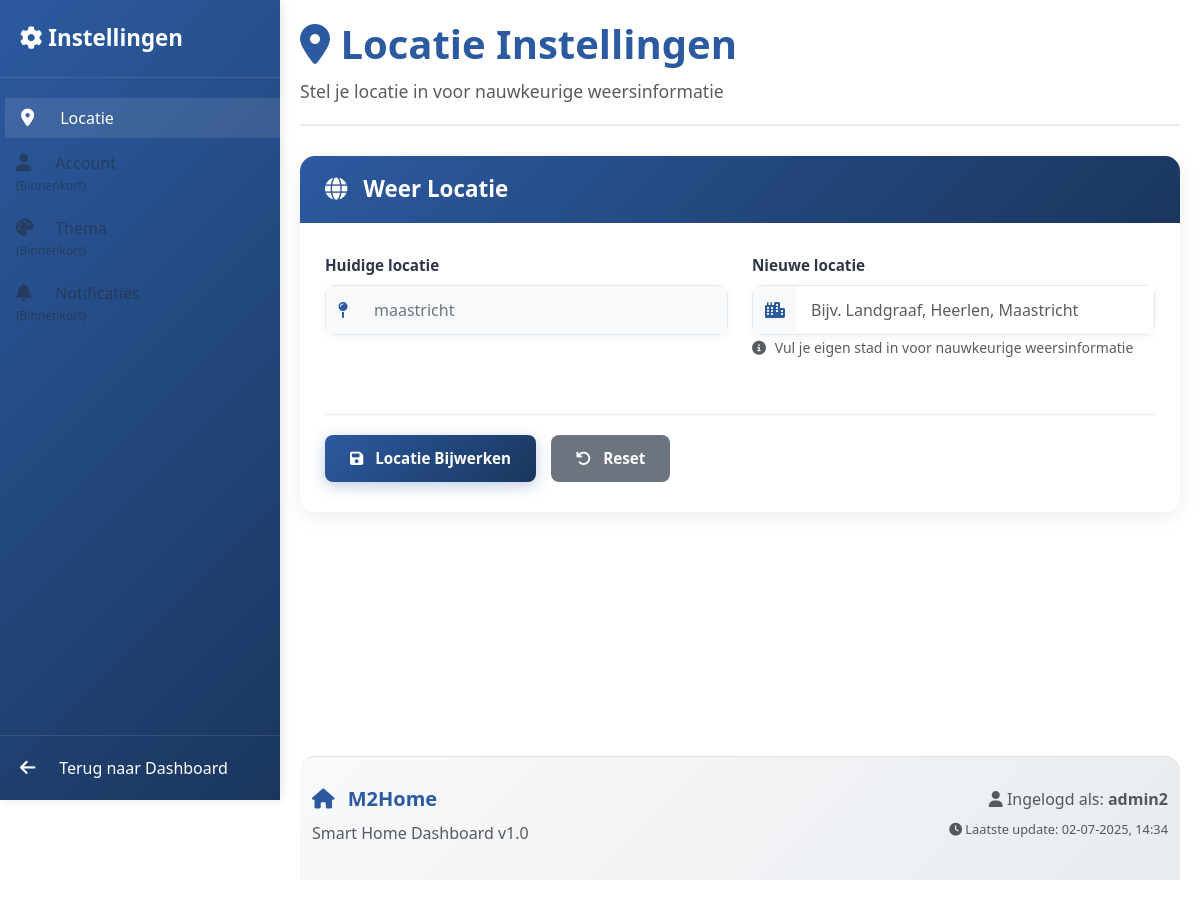
Before: /settings (signed in) with the older database file.
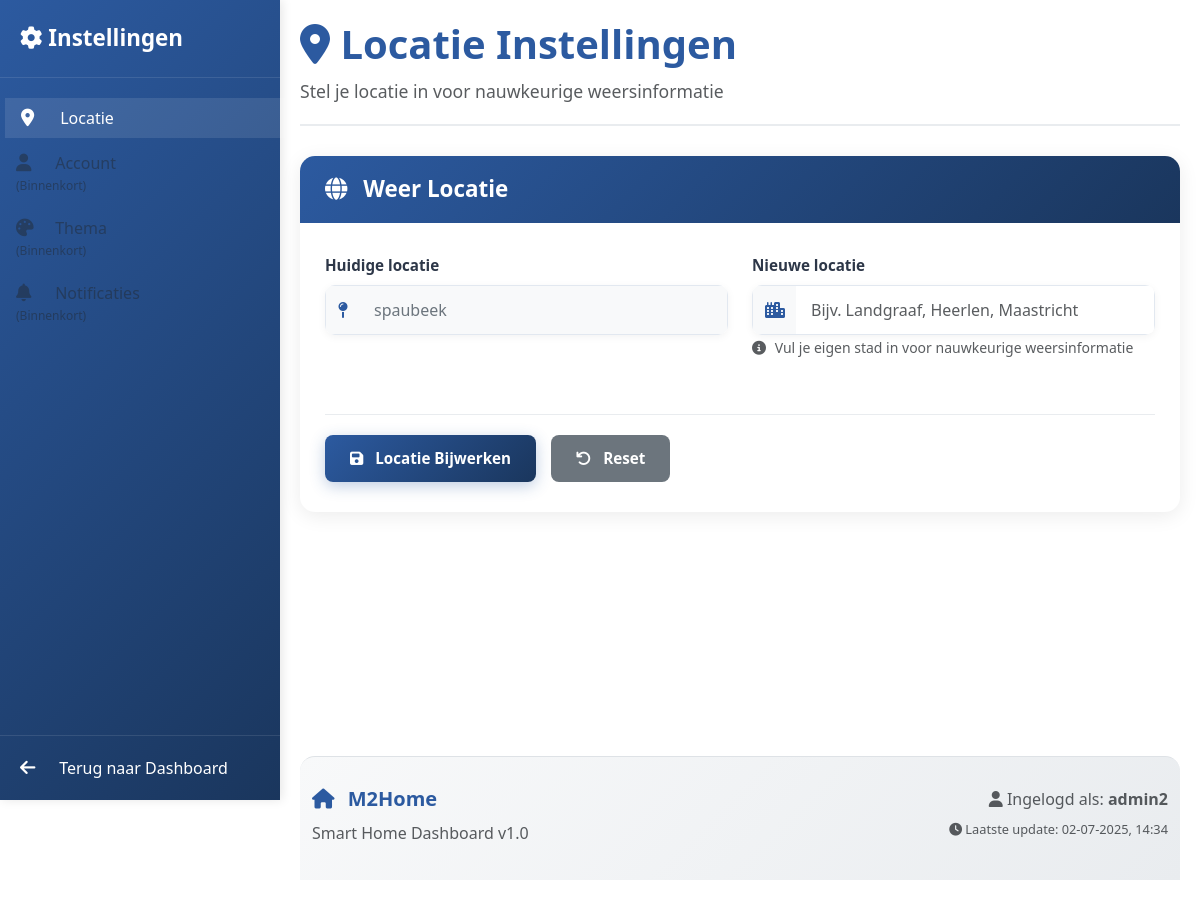
After: the same page with the newer database file.
### website/models.py (models this page shows, shortened)
class User(db.Model, UserMixin):
    id = db.Column(db.Integer, primary_key=True)
    username = db.Column(db.String(150), unique=True, nullable=False)
    email = db.Column(db.String(150), unique=True, nullable=False)
    password = db.Column(db.String(150), nullable=False)
    city = db.Column(db.String(100), nullable=True)  # Gebruiker kan eigen stad instellen
    latitude = db.Column(db.Float, nullable=True)
    longitude = db.Column(db.Float, nullable=True)

### website/auth.py (the view, shortened to what this page needs)
@auth.route('/settings', methods=['GET', 'POST'])
@login_required
def settings():
    return render_template('settings.html')

### website/__init__.py (called while the page is built)
def create_app():
    app = Flask(__name__)
    app.config['SECRET_KEY'] = 'your_secret_key'
    app.config['SQLALCHEMY_DATABASE_URI'] = f'sqlite:///{DB_NAME}'
    db.init_app(app)
    from .views import views
    from .auth import auth
    app.register_blueprint(views, url_prefix='/')
    app.register_blueprint(auth, url_prefix='/')
    from .models import User
    login_manager = LoginManager()
    login_manager.login_view = 'auth.login'
    login_manager.init_app(app)
    @login_manager.user_loader
    def load_user(id):
        return User.query.get(int(id))
    create_database(app)
    return app

### website/templates/settings.html (shortened to what this page needs)
<!DOCTYPE html>
<html lang="nl">
<head>
    <link rel="stylesheet" href="{{ url_for('static', filename='dashboard.css') }}">
    <link rel="stylesheet" href="{{ url_for('static', filename='settings.css') }}">
    <link href="https://cdn.jsdelivr.net/npm/bootstrap@5.3.0/dist/css/bootstrap.min.css" rel="stylesheet">
    <link href="https://cdnjs.cloudflare.com/ajax/libs/font-awesome/6.4.0/css/all.min.css" rel="stylesheet">
</head>
<body>
    <div class="sidebar d-flex flex-column">
        <div class="sidebar-header">
            <h3><i class="fas fa-cog"></i> Instellingen</h3>
        </div>
        <nav class="sidebar-nav flex-grow-1">
            <ul class="nav flex-column">
                <li class="nav-item">
                    <a class="nav-link active" href="#locatie" data-setting="locatie">
                        <i class="fas fa-map-marker-alt"></i>
                        Locatie
                    </a>
                </li>
                <li class="nav-item">
                    <a class="nav-link disabled" href="#account" data-setting="account">
                        <i class="fas fa-user"></i>
                        Account
                        <small class="text-muted">(Binnenkort)</small>
                    </a>
                </li>
                <li class="nav-item">
                    <a class="nav-link disabled" href="#thema" data-setting="thema">
                        <i class="fas fa-palette"></i>
                        <small class="text-muted">(Binnenkort)</small>
                    </a>
                </li>
                <li class="nav-item">
                    <a class="nav-link disabled" href="#notificaties" data-setting="notificaties">
                        <i class="fas fa-bell"></i>
                        <small class="text-muted">(Binnenkort)</small>
                    </a>
                </li>
            </ul>
        </nav>
        <div class="sidebar-footer">
            <a class="nav-link" href="{{ url_for('views.home') }}">
                <i class="fas fa-arrow-left"></i>
                Terug naar Dashboard
            </a>
        </div>
    </div>
    <div class="main-content">
        <div class="settings-header">
            <h1><i class="fas fa-map-marker-alt"></i> Locatie Instellingen</h1>
            <p class="text-muted">Stel je locatie in voor nauwkeurige weersinformatie</p>
        </div>
        <div class="settings-content">
            <div id="locatie-section" class="settings-card">
                <div class="card-header">
                    <h3><i class="fas fa-globe"></i> Weer Locatie</h3>
                </div>
                <div class="card-body">
                    <form method="post" class="settings-form">
                        <div class="row">
                            <div class="col-md-6">
                                <div class="form-group">
                                    <label for="current-location">Huidige locatie</label>
                                    <div class="input-group">
                                        <span class="input-group-text"><i class="fas fa-map-pin"></i></span>
                                        <input type="text" id="current-location" class="form-control"
                                               value="{% if current_user.city %}{{ current_user.city }}{% else %}Automatisch gedetecteerd{% endif %}"
                                               readonly>
                                    </div>
                                </div>
                            </div>
                            <div class="col-md-6">
                                <div class="form-group">
                                    <label for="city">Nieuwe locatie</label>
                                    <div class="input-group">
                                        <span class="input-group-text"><i class="fas fa-city"></i></span>
                                        <input type="text" id="city" name="city" class="form-control"
                                               placeholder="Bijv. Landgraaf, Heerlen, Maastricht" required>
                                    </div>
                                    <small class="form-text text-muted">
                                        <i class="fas fa-info-circle"></i>
                                        Vul je eigen stad in voor nauwkeurige weersinformatie
                                    </small>
                                </div>
                            </div>
                        </div>
                        <div class="form-actions">
                            <button type="submit" class="btn btn-primary">
                                <i class="fas fa-save"></i>
                                Locatie Bijwerken
                            </button>
                            <button type="button" class="btn btn-secondary" onclick="resetForm()">
                                <i class="fas fa-undo"></i>
                                Reset
                            </button>
                        </div>
                    </form>
                </div>
            </div>
        </div>
        <footer class="settings-footer">
            <div class="container">
                <div class="row">
                    <div class="col-md-6">
                        <h5><i class="fas fa-home"></i> M2Home</h5>
                        <p class="text-muted">Smart Home Dashboard v1.0</p>
                    </div>
                    <div class="col-md-6 text-end">
                        <p class="text-muted">
                            <i class="fas fa-user"></i>
                            Ingelogd als: <strong>{{ current_user.username }}</strong>
                        </p>
                        <small class="text-muted">
                            <i class="fas fa-clock"></i>
                            Laatste update: <span id="current-time"></span>
                        </small>
                    </div>
                </div>
            </div>
        </footer>
    </div>
</body>
</html>

### website/static/dashboard.css (style rules this page uses)
* { margin: 0; padding: 0; box-sizing: border-box; }
body { background: #f5f6f8; font-family: 'Segoe UI', Tahoma, Geneva, Verdana, sans-serif; }
.sidebar { background: linear-gradient(135deg, #2c5aa0 0%, #1a365d 100%); min-height: 100vh; width: 280px; position: fixed; left: 0; top: 0; color: white; box-shadow: 2px 0 10px rgba(0,0,0,0.1); }
.sidebar-header { padding: 25px 20px; border-bottom: 1px solid rgba(255,255,255,0.1); }
.sidebar-header h3 { margin: 0; font-weight: 600; font-size: 1.4rem; }
.sidebar-nav { padding: 20px 0; flex-grow: 1; }
.nav-item { margin-bottom: 5px; }
.nav-link { color: rgba(255,255,255,0.95); padding: 15px 25px; text-decoration: none; display: flex; align-items: center; transition: all 0.3s ease; border-radius: 0; font-weight: 500; }
.nav-link:hover, .nav-link.active { background: rgba(255,255,255,0.1); color: white; transform: translateX(5px); }
.nav-link i { width: 20px; margin-right: 15px; font-size: 1.1rem; }
.sidebar-footer { padding: 20px; border-top: 1px solid rgba(255,255,255,0.1); margin-top: auto; }
.main-content { margin-left: 280px; padding: 30px; min-height: 100vh; padding-bottom: 50px; }

### website/static/settings.css (style rules this page uses)
.main-content { padding: 20px; }
.settings-header { margin-bottom: 30px; padding-bottom: 20px; border-bottom: 2px solid #e9ecef; }
.settings-header h1 { color: #2c5aa0; font-weight: 700; font-size: 2.5rem; margin-bottom: 10px; }
.settings-header p { font-size: 1.1rem; margin-bottom: 0; }
.sidebar-nav .nav-link.disabled { opacity: 0.6; cursor: not-allowed; pointer-events: none; }
.sidebar-nav .nav-link.disabled small { display: block; font-size: 0.75rem; margin-top: 2px; }
.settings-content { min-height: calc(100vh - 250px); }
.settings-card { background: white; border-radius: 15px; box-shadow: 0 4px 20px rgba(0, 0, 0, 0.08); margin-bottom: 30px; overflow: hidden; transition: all 0.3s ease; }
.settings-card .card-header { background: linear-gradient(135deg, #2c5aa0 0%, #1a365d 100%); color: white; padding: 20px 25px; border: none; }
.settings-card .card-header h3 { margin: 0; font-size: 1.4rem; font-weight: 600; }
.settings-card .card-header i { margin-right: 10px; }
.settings-card .card-body { padding: 30px 25px; }
.settings-form .form-group { margin-bottom: 25px; }
.settings-form label { font-weight: 600; color: #2d3748; margin-bottom: 8px; font-size: 0.95rem; }
.settings-form .input-group { border-radius: 10px; overflow: hidden; box-shadow: 0 2px 8px rgba(0, 0, 0, 0.05); }
.settings-form .input-group-text { background: #f8f9fa; border: 1px solid #e2e8f0; color: #2c5aa0; font-weight: 600; border-right: none; }
.settings-form .form-control { border: 1px solid #e2e8f0; border-left: none; padding: 12px 15px; font-size: 1rem; transition: all 0.3s ease; }
.settings-form .form-control[readonly] { background-color: #f8f9fa; color: #6c757d; }
.settings-form .form-text { margin-top: 8px; font-size: 0.875rem; }
.settings-form .form-text i { margin-right: 5px; }
.form-actions { margin-top: 30px; padding-top: 20px; border-top: 1px solid #e9ecef; display: flex; gap: 15px; flex-wrap: wrap; }
.form-actions .btn { padding: 12px 25px; font-weight: 600; border-radius: 8px; transition: all 0.3s ease; border: none; font-size: 0.95rem; }
.form-actions .btn-primary { background: linear-gradient(135deg, #2c5aa0 0%, #1a365d 100%); box-shadow: 0 4px 15px rgba(44, 90, 160, 0.3); }
.form-actions .btn-secondary { background: #6c757d; color: white; }
.form-actions .btn i { margin-right: 8px; }
.settings-footer { background: linear-gradient(135deg, #f8f9fa 0%, #e9ecef 100%); padding: 30px 0; margin-top: 50px; border-top: 1px solid #dee2e6; border-radius: 15px 15px 0 0; }
.settings-footer h5 { color: #2c5aa0; font-weight: 700; margin-bottom: 10px; }
.settings-footer h5 i { margin-right: 8px; }
.settings-footer p { margin-bottom: 5px; }
.settings-footer small { font-size: 0.8rem; }
.settings-card { animation: fadeInUp 0.5s ease-out; }

Changed rows visible on the page:
changed User "admin2": city "maastricht" → "spaubeek"
